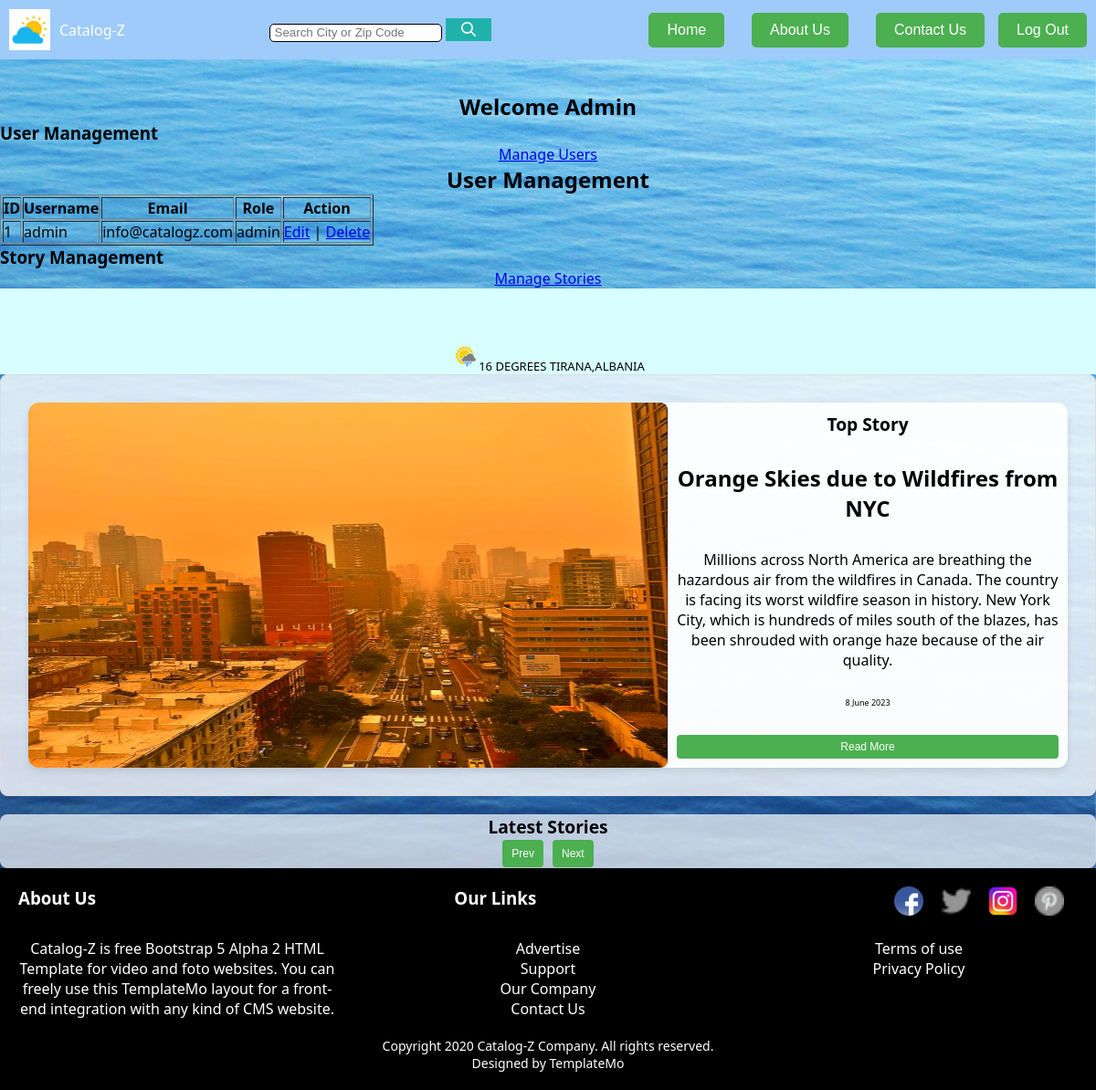
Page /Dashboard.php?action=manageUsers (signed in) on the earlier database version.
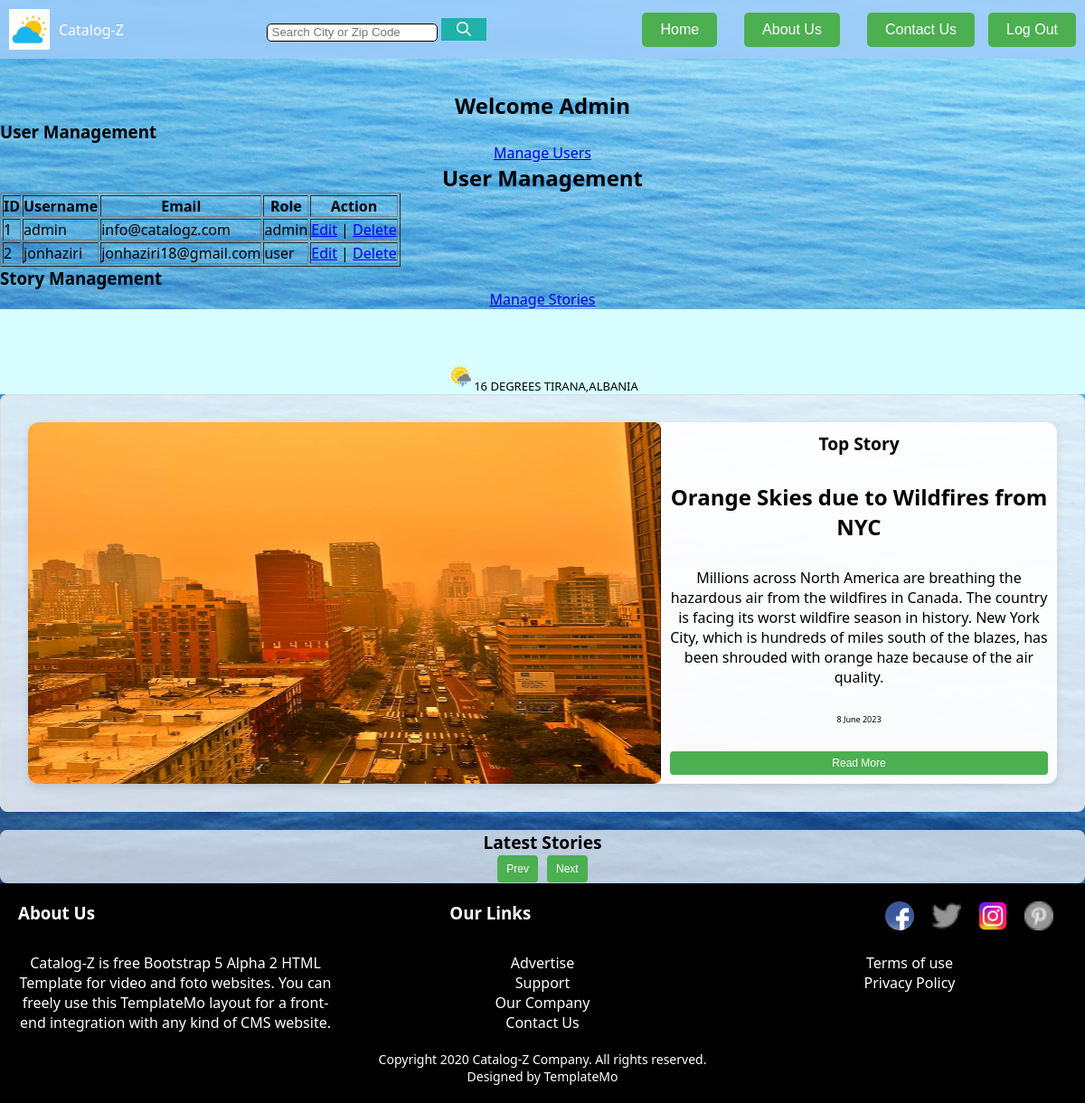
Same page on the later database version.
### tables this page shows
CREATE TABLE `users` (
  `ID` int(11) NOT NULL,
  `username` varchar(255) NOT NULL,
  `email` varchar(255) DEFAULT NULL,
  `password` varchar(255) NOT NULL,
  `role` varchar(50) NOT NULL DEFAULT 'user'
);

### Dashboard.php (the view, shortened to what this page needs)
<?php
include 'db_connection.php';
$is_admin = isset($_SESSION['admin']) && $_SESSION['admin'];
if ($is_admin) {
    echo '<div class="admin-dashboard">';
    echo '<h2 style="margin-top:100px">Welcome Admin</h2>';
    echo '<h3>User Management</h3>';
    echo '<a href="?action=manageUsers">Manage Users</a>';
    echo '</div>';
}
?>
<?php
        if (isset($_GET['action']) && $_GET['action'] === 'manageUsers') {
            $query = "SELECT * FROM users";
            $result = $conn->query($query);
            echo '<h2>User Management</h2>';
            echo '<table border="1">';
            echo '<tr><th>ID</th><th>Username</th><th>Email</th><th>Role</th><th>Action</th></tr>';
            while ($row = $result->fetch_assoc()) {
                echo '<tr>';
                echo '<td>' . $row['ID'] . '</td>';
                echo '<td>' . $row['username'] . '</td>';
                echo '<td>' . $row['email'] . '</td>';
                echo '<td>' . $row['role'] . '</td>';
                echo '<td><a href="?action=editUser&id=' . $row['ID'] . '">Edit</a> | <a href="?action=manageUsers&deleteUser=' . $row['ID'] . '">Delete</a></td>';
                echo '</tr>';
            }
            echo '</table>';
        }
        echo '<h3>Story Management</h3>';
        echo '<a href="?action=manageStories">Manage Stories</a>';
    ?>
            <!DOCTYPE html>
<html>
<head>
    <link rel="stylesheet" href="MainStyle.css">
</head>
<body>
    <header class="headerContainer navbar">
        <div class="logoAndCatalog">
            <img src="./OIP.png" alt="logo" height="45px">
            <p class="catalog">Catalog-Z</p>
        </div>
        <div class="SearchBar">
            <center>
                <input type="text" placeholder="Search City or Zip Code" style="height: 20px;">
                <button style="width: 50px; height: 25px; background-color: lightseagreen; border: inset 0px;">
                    <img src="search.png" alt="">
                </button>
            </center>
        </div>
        <nav>
            <h3>
                <a href="Home.php"><button class="btn Home">Home</button></a>
                <a href="AboutUs.php"><button class="btn AboutUs">About Us</button></a>
                <a href="ContactUs.php"><button class="btn ContactUs">Contact Us</button></a>
                <?php
                if (isset($_SESSION['username'])) {
                    echo '<form method="post" style="display:inline;"><button class="btn LogOut" name="logout">Log Out</button></form>';
                } else {
                    echo '<a href="LOGIN.php"><button class="btn LogIn">Log In</button></a>';
                }
                ?>
            </h3>
        </nav>
    </header>
<header class="ndHeader">
        <center><p style="font-size: small;"><img src="./weather-icon-png-2.png" alt="" style="height:30px;">16 DEGREES TIRANA,ALBANIA</p></center>
</header>
<div id="background-Picture">
</div>
<main>
    <div class="TopStory">
        <div class="story-container">
            <div class="Kryesorja">
                <img src="./NYC from Wildfires.jpg" alt="" class="img" style="height:400px; width: 700px;">
            </div>
            <div class="views_date">
                <p style="font-size: larger; font-weight: bolder;">Top Story</p>
                <h2>Orange Skies due to Wildfires from NYC</h2>
                <p style="font-size: medium;"> Millions across North America are breathing the hazardous air from the wildfires in Canada. The country is facing its worst wildfire season in history.
                    New York City, which is hundreds of miles south of the blazes, has been shrouded with orange haze because of the air quality.</p>
                <p style="font-size: xx-small;">8 June 2023</p>
                <button class="read-more-button">Read More</button>
            </div>
        </div>
    </div>
    <div class="LatestStoriesSlider">
    <p style="font-size: larger; font-weight: bolder;">Latest Stories</p>
    <div class="slider-container">
    </div>
</div>
<footer class="footer">
    <div class="f">
        <h3>About Us</h3>
        <h3>Our Links</h3>
        <div class="ff">
            <a href=""><img src="./fb-logo.png" alt="" width="32px" height="32px"></a>
            <a href=""><img src="./twitter.png" alt="" width="32px" height="32px"></a>
            <a href=""><img src="./ig-logo.png" alt="" width="32px" height="32px"></a>
            <a href=""><img src="./pinterest.png" alt="" width="32px" height="32px"></a>
        </div>
    </div>
    <div class="footermain">
        <div class="footerleft">
            <p>Catalog-Z is free Bootstrap 5 Alpha 2 HTML Template for video and foto websites. You can freely use this TemplateMo layout for a front-end integration with any kind of CMS website.</p>
        </div>
        <div class="footercenter">
            <p>Advertise</p>
            <p>Support</p>
            <p>Our Company</p>
            <p>Contact Us</p>
        </div>
        <div class="footerright">
            <p>Terms of use</p>
            <p>Privacy Policy</p>
        </div>
    </div>
    <div class="fundi">
        <p>Copyright 2020 Catalog-Z Company. All rights reserved.</p>
        <p>Designed by TemplateMo</p>
    </div>
</footer>
</body>
</html>

### MainStyle.css (style rules this page uses)
* { margin: 0; padding: 0; box-sizing: border-box; }
body { font-family: 'Segoe UI', Tahoma, Geneva, Verdana, sans-serif; text-align: center; background-color: #f5f5f5; margin: 0; padding: 0; }
#background-Picture { position: fixed; top: 0; left: 0; width: 100%; height: 100%; z-index: -1; }
.headerContainer { display: flex; justify-content: space-between; align-items: center; background-color: white; color: white; padding: 10px; }
.logoAndCatalog { display: flex; align-items: center; }
.logoAndCatalog img { margin-right: 10px; }
.SearchBar { flex-grow: 1; }
.SearchBar input { height: 30px; padding: 5px; border: 1px solid black; border-radius: 5px; }
.navbar { background-color: rgba(159, 203, 250, 0.8); backdrop-filter: blur(10px); padding: 10px; transition: background-color 0.5s ease; position: fixed; width: 100%; top: 0; z-index: 1000; }
h3 { display: flex; align-items: center; transition: transform 0.3s ease; }
h3 a { text-decoration: none; color: #333; margin: 0 15px; font-size: 16px; position: relative; }
h3 button { background-color: #4CAF50; border: none; padding: 10px 20px; color: white; cursor: pointer; border-radius: 5px; font-size: 16px; transition: background-color 0.3s ease; width: 100%; }
.ndHeader { background-color: rgb(216, 254, 255); padding-top: 60px; }
.TopStory { display: flex; border: 1px solid #ddd; justify-content: center; padding: 30px; margin-bottom: 20px; background-color: rgba(255, 255, 255, 0.8); border-radius: 8px; overflow: hidden; }
.story-container { display: flex; border-radius: 12px; overflow: hidden; box-shadow: 0 4px 8px rgba(0, 0, 0, 0.1); background-color: rgba(255, 255, 255, 0.5); }
.TopStory .Kryesorja { flex: 1; }
.TopStory img { width: 100%; height: auto; border-radius: 8px; }
.views_date p { justify-content: flex-start; }
.TopStory .views_date { flex: 1; text-align: center; padding: 20px; display: flex; flex-direction: column; justify-content: space-between; }
.TopStory .views_date { width: 50%; background-color: rgba(255, 255, 255, 0.8); padding: 10px; text-align: center; }
.read-more-button { background-color: #4CAF50; color: white; border: none; padding: 6px 10px; text-align: center; text-decoration: none; display: inline-block; font-size: 12px; border-radius: 4px; cursor: pointer; transition: background-color 0.3s ease; }
.LatestStoriesSlider { margin-top: 20px; background-color: rgba(255, 255, 255, 0.7); box-shadow: 0 0 10px rgba(0, 0, 0, 0.1); border-radius: 8px; overflow: hidden; }
.slider-container { overflow: hidden; position: relative; }
h3 button { background-color: #4CAF50; border: none; padding: 10px 20px; color: white; cursor: pointer; border-radius: 5px; font-size: 16px; transition: background-color 0.3s ease; }
.footer { background-color: #333; color: #fff; padding: 20px; position: relative; z-index: 2; }
.footer a { color: #fff; text-decoration: none; }
.f { display: flex; justify-content: space-between; }
.ff a { margin-right: 15px; }
.footer { background-color: #000; color: #fff; padding: 20px; position: relative; z-index: 2; }
.f { display: flex; justify-content: space-between; align-items: flex-start; }
.f h3, .footermain p { margin: 0; }
.footermain { display: flex; justify-content: space-between; align-items: flex-start; margin-top: 20px; }
.footerleft, .footercenter, .footerright { flex: 0 0 30%; }
.fundi { margin-top: 20px; font-size: 14px; }

Differences in the rows shown:
added users: ID "2", username "jonhaziri", email "jonhaziri18@gmail.com", role "user"
